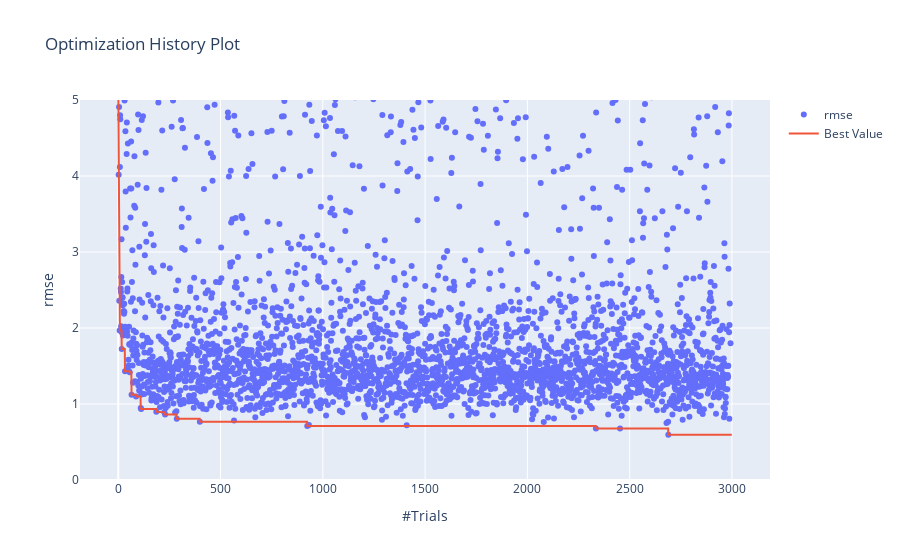

Source (notebook cell):
### Code cell
fig = optuna.visualization.plot_optimization_history(study, target_name="rmse")
fig.update_layout(yaxis_range=[0,5])
fig.show()

### Figure 1 — Plotly figure (JSON) as saved in the notebook; plotly's stock layout.template omitted (floating-point values rounded to 4 significant figures; data arrays with more than 128 entries replaced by an {"elided": "..."} marker saying what was removed)
{"data": [{"mode": "markers", "name": "rmse", "type": "scatter", "x": {"elided": "3000 int values"}, "y": {"elided": "3000 float values"}}, {"name": "Best Value", "type": "scatter", "x": {"elided": "3000 int values"}, "y": {"elided": "3000 float values"}}], "layout": {"title": {"text": "Optimization History Plot"}, "xaxis": {"title": {"text": "#Trials"}}, "yaxis": {"range": [0, 5], "title": {"text": "rmse"}}}}
